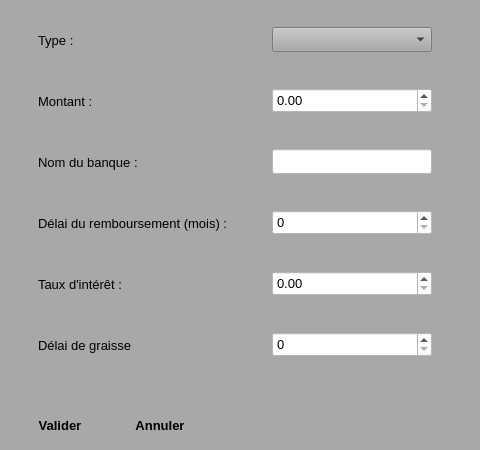
<?xml version="1.0" encoding="UTF-8"?>
<ui version="4.0">
 <class>ajoutFinancement</class>
 <widget class="QWidget" name="ajoutFinancement">
  <property name="geometry">
   <rect>
    <x>0</x>
    <y>0</y>
    <width>480</width>
    <height>450</height>
   </rect>
  </property>
  <property name="minimumSize">
   <size>
    <width>480</width>
    <height>450</height>
   </size>
  </property>
  <property name="maximumSize">
   <size>
    <width>480</width>
    <height>640</height>
   </size>
  </property>
  <property name="font">
   <font>
    <family>Segoe UI</family>
    <pointsize>10</pointsize>
   </font>
  </property>
  <property name="windowTitle">
   <string>Ajouter un nouveau financement</string>
  </property>
  <property name="windowIcon">
   <iconset>
    <normaloff>D:/Med/Eclipse Travail/TestBD/Add-icon.png</normaloff>D:/Med/Eclipse Travail/TestBD/Add-icon.png</iconset>
  </property>
  <property name="toolTip">
   <string>&lt;html&gt;&lt;head/&gt;&lt;body&gt;&lt;p&gt;&lt;span style=&quot; font-size:10pt;&quot;&gt;Ajouter une nouvelle Etude &lt;/span&gt;&lt;/p&gt;&lt;/body&gt;&lt;/html&gt;</string>
  </property>
  <property name="styleSheet">
   <string notr="true">background-color:rgb(168, 168, 168)</string>
  </property>
  <widget class="QWidget" name="verticalLayoutWidget">
   <property name="geometry">
    <rect>
     <x>10</x>
     <y>0</y>
     <width>451</width>
     <height>391</height>
    </rect>
   </property>
   <layout class="QVBoxLayout" name="verticalLayout">
    <item>
     <layout class="QHBoxLayout" name="horizontalLayout">
      <item>
       <widget class="QLabel" name="label">
        <property name="minimumSize">
         <size>
          <width>200</width>
          <height>30</height>
         </size>
        </property>
        <property name="maximumSize">
         <size>
          <width>200</width>
          <height>30</height>
         </size>
        </property>
        <property name="font">
         <font>
          <family>Segoe UI</family>
          <pointsize>10</pointsize>
         </font>
        </property>
        <property name="text">
         <string>Type :</string>
        </property>
       </widget>
      </item>
      <item>
       <widget class="QComboBox" name="uiType">
        <property name="minimumSize">
         <size>
          <width>160</width>
          <height>0</height>
         </size>
        </property>
        <property name="maximumSize">
         <size>
          <width>160</width>
          <height>25</height>
         </size>
        </property>
       </widget>
      </item>
     </layout>
    </item>
    <item>
     <layout class="QHBoxLayout" name="horizontalLayout_3">
      <item>
       <widget class="QLabel" name="label_3">
        <property name="minimumSize">
         <size>
          <width>200</width>
          <height>30</height>
         </size>
        </property>
        <property name="maximumSize">
         <size>
          <width>200</width>
          <height>30</height>
         </size>
        </property>
        <property name="font">
         <font>
          <family>Segoe UI</family>
          <pointsize>10</pointsize>
         </font>
        </property>
        <property name="text">
         <string>Montant :</string>
        </property>
       </widget>
      </item>
      <item>
       <widget class="QDoubleSpinBox" name="uiMontant">
        <property name="minimumSize">
         <size>
          <width>160</width>
          <height>0</height>
         </size>
        </property>
        <property name="maximumSize">
         <size>
          <width>160</width>
          <height>25</height>
         </size>
        </property>
        <property name="styleSheet">
         <string notr="true">background-color:rgb(255, 255, 255)</string>
        </property>
        <property name="maximum">
         <double>900000000.000000000000000</double>
        </property>
       </widget>
      </item>
     </layout>
    </item>
    <item>
     <layout class="QHBoxLayout" name="horizontalLayout_8">
      <item>
       <widget class="QLabel" name="label_8">
        <property name="minimumSize">
         <size>
          <width>200</width>
          <height>30</height>
         </size>
        </property>
        <property name="maximumSize">
         <size>
          <width>200</width>
          <height>30</height>
         </size>
        </property>
        <property name="font">
         <font>
          <family>Segoe UI</family>
          <pointsize>10</pointsize>
         </font>
        </property>
        <property name="text">
         <string>Nom du banque :</string>
        </property>
       </widget>
      </item>
      <item>
       <widget class="QLineEdit" name="uiNomBanque">
        <property name="enabled">
         <bool>true</bool>
        </property>
        <property name="minimumSize">
         <size>
          <width>160</width>
          <height>25</height>
         </size>
        </property>
        <property name="maximumSize">
         <size>
          <width>160</width>
          <height>25</height>
         </size>
        </property>
        <property name="font">
         <font>
          <family>Segoe UI</family>
          <pointsize>10</pointsize>
         </font>
        </property>
        <property name="styleSheet">
         <string notr="true">background-color:rgb(255, 255, 255)</string>
        </property>
       </widget>
      </item>
     </layout>
    </item>
    <item>
     <layout class="QHBoxLayout" name="horizontalLayout_9">
      <item>
       <widget class="QLabel" name="label_10">
        <property name="minimumSize">
         <size>
          <width>200</width>
          <height>30</height>
         </size>
        </property>
        <property name="maximumSize">
         <size>
          <width>200</width>
          <height>30</height>
         </size>
        </property>
        <property name="font">
         <font>
          <family>Segoe UI</family>
          <pointsize>10</pointsize>
         </font>
        </property>
        <property name="text">
         <string>Délai du remboursement (mois) :</string>
        </property>
       </widget>
      </item>
      <item>
       <widget class="QSpinBox" name="uiDelaiR">
        <property name="minimumSize">
         <size>
          <width>160</width>
          <height>0</height>
         </size>
        </property>
        <property name="maximumSize">
         <size>
          <width>160</width>
          <height>25</height>
         </size>
        </property>
        <property name="styleSheet">
         <string notr="true">background-color:rgb(255, 255, 255)</string>
        </property>
       </widget>
      </item>
     </layout>
    </item>
    <item>
     <layout class="QHBoxLayout" name="horizontalLayout_2">
      <item>
       <widget class="QLabel" name="label_2">
        <property name="minimumSize">
         <size>
          <width>200</width>
          <height>30</height>
         </size>
        </property>
        <property name="maximumSize">
         <size>
          <width>200</width>
          <height>30</height>
         </size>
        </property>
        <property name="font">
         <font>
          <family>Segoe UI</family>
          <pointsize>10</pointsize>
         </font>
        </property>
        <property name="text">
         <string>Taux d'intérêt :</string>
        </property>
       </widget>
      </item>
      <item>
       <widget class="QDoubleSpinBox" name="uiTaux">
        <property name="minimumSize">
         <size>
          <width>160</width>
          <height>0</height>
         </size>
        </property>
        <property name="maximumSize">
         <size>
          <width>160</width>
          <height>25</height>
         </size>
        </property>
        <property name="styleSheet">
         <string notr="true">background-color:rgb(255, 255, 255)</string>
        </property>
       </widget>
      </item>
     </layout>
    </item>
    <item>
     <layout class="QHBoxLayout" name="horizontalLayout_5">
      <item>
       <widget class="QLabel" name="label_5">
        <property name="minimumSize">
         <size>
          <width>200</width>
          <height>30</height>
         </size>
        </property>
        <property name="maximumSize">
         <size>
          <width>200</width>
          <height>30</height>
         </size>
        </property>
        <property name="font">
         <font>
          <family>Segoe UI</family>
          <pointsize>10</pointsize>
         </font>
        </property>
        <property name="text">
         <string>Délai de graisse</string>
        </property>
       </widget>
      </item>
      <item>
       <widget class="QSpinBox" name="uiDelaiG">
        <property name="minimumSize">
         <size>
          <width>160</width>
          <height>0</height>
         </size>
        </property>
        <property name="maximumSize">
         <size>
          <width>160</width>
          <height>25</height>
         </size>
        </property>
        <property name="styleSheet">
         <string notr="true">background-color:rgb(255, 255, 255)</string>
        </property>
       </widget>
      </item>
     </layout>
    </item>
   </layout>
  </widget>
  <widget class="QPushButton" name="uiValider">
   <property name="geometry">
    <rect>
     <x>10</x>
     <y>400</y>
     <width>100</width>
     <height>50</height>
    </rect>
   </property>
   <property name="minimumSize">
    <size>
     <width>100</width>
     <height>50</height>
    </size>
   </property>
   <property name="maximumSize">
    <size>
     <width>100</width>
     <height>50</height>
    </size>
   </property>
   <property name="font">
    <font>
     <family>Segoe UI</family>
     <pointsize>10</pointsize>
     <weight>75</weight>
     <bold>true</bold>
    </font>
   </property>
   <property name="styleSheet">
    <string notr="true">border:rgb(255, 255, 255);</string>
   </property>
   <property name="text">
    <string>Valider</string>
   </property>
   <property name="icon">
    <iconset>
     <normaloff>ProjectRessources/ok-icon.png</normaloff>ProjectRessources/ok-icon.png</iconset>
   </property>
   <property name="flat">
    <bool>true</bool>
   </property>
  </widget>
  <widget class="QPushButton" name="uiAnnuler">
   <property name="geometry">
    <rect>
     <x>110</x>
     <y>400</y>
     <width>100</width>
     <height>50</height>
    </rect>
   </property>
   <property name="minimumSize">
    <size>
     <width>100</width>
     <height>25</height>
    </size>
   </property>
   <property name="maximumSize">
    <size>
     <width>100</width>
     <height>50</height>
    </size>
   </property>
   <property name="font">
    <font>
     <family>Segoe UI</family>
     <pointsize>10</pointsize>
     <weight>75</weight>
     <bold>true</bold>
    </font>
   </property>
   <property name="styleSheet">
    <string notr="true">border:rgb(255, 255, 255);
</string>
   </property>
   <property name="text">
    <string>Annuler</string>
   </property>
   <property name="icon">
    <iconset>
     <normaloff>ProjectRessources/cancel-icon2.png</normaloff>ProjectRessources/cancel-icon2.png</iconset>
   </property>
   <property name="flat">
    <bool>true</bool>
   </property>
  </widget>
  <widget class="QLabel" name="uiErreur">
   <property name="enabled">
    <bool>true</bool>
   </property>
   <property name="geometry">
    <rect>
     <x>250</x>
     <y>420</y>
     <width>191</width>
     <height>20</height>
    </rect>
   </property>
   <property name="font">
    <font>
     <family>Segoe UI</family>
     <pointsize>10</pointsize>
    </font>
   </property>
   <property name="mouseTracking">
    <bool>true</bool>
   </property>
   <property name="styleSheet">
    <string notr="true">color:rgb(255, 0, 0);</string>
   </property>
   <property name="locale">
    <locale language="French" country="France"/>
   </property>
   <property name="text">
    <string/>
   </property>
   <property name="alignment">
    <set>Qt::AlignCenter</set>
   </property>
  </widget>
 </widget>
 <resources/>
 <connections/>
</ui>
